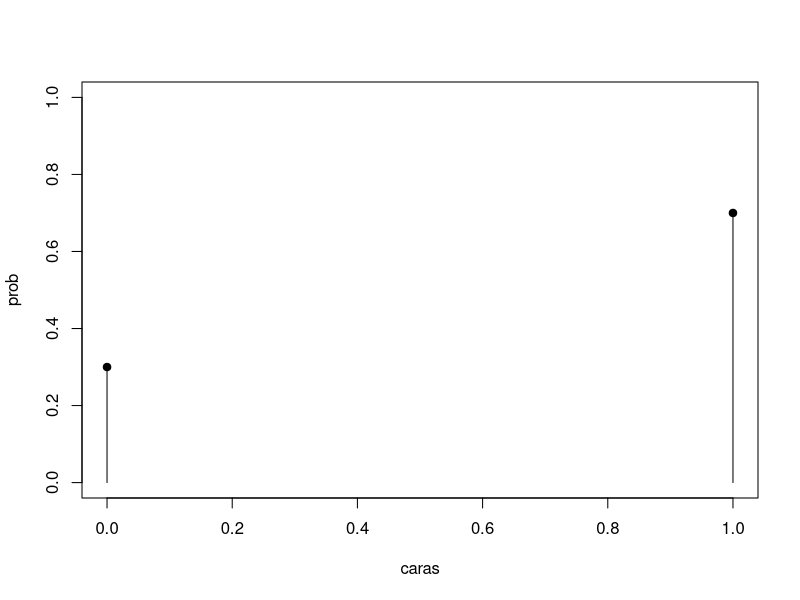
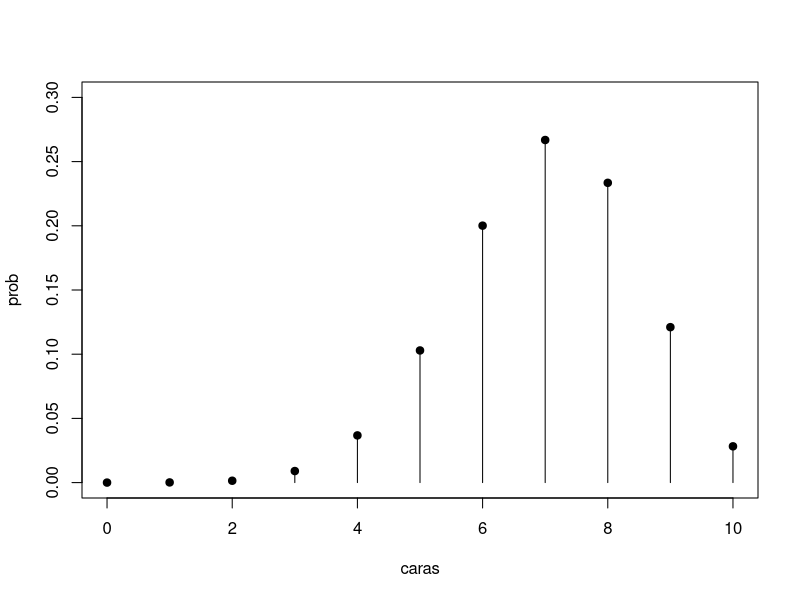
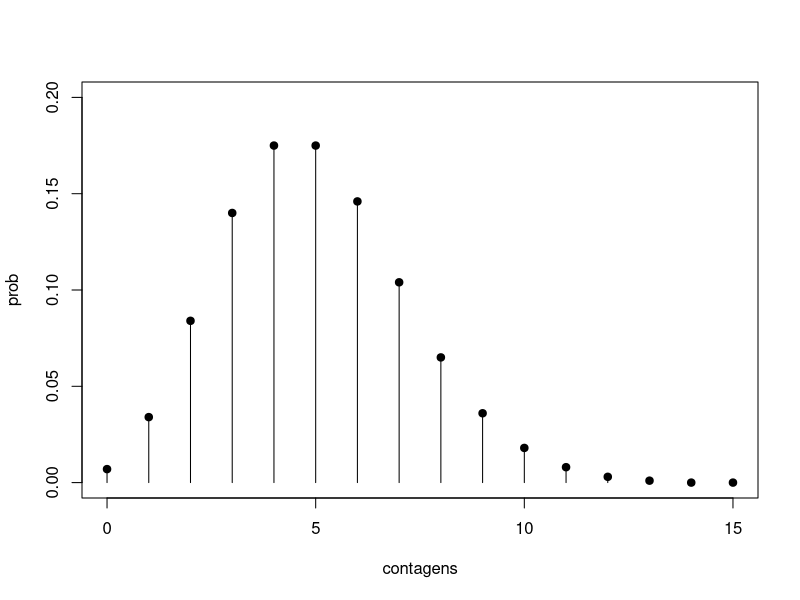
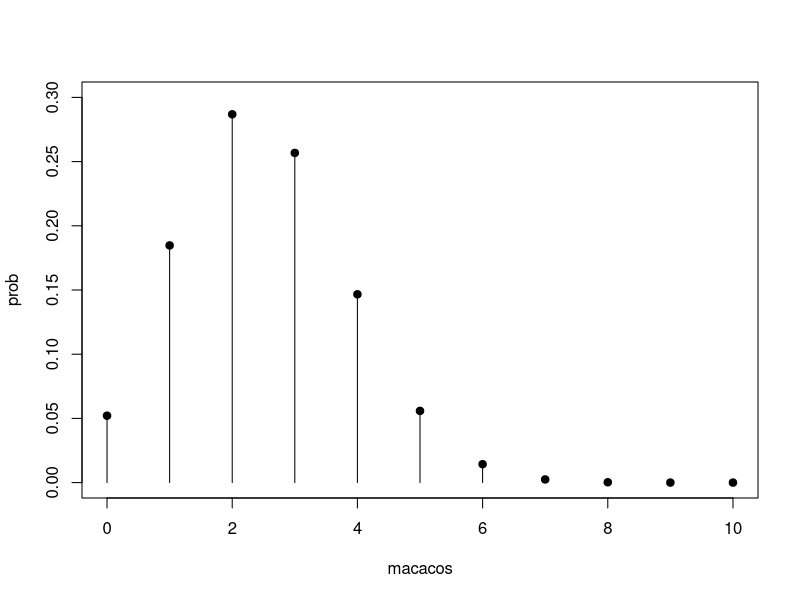
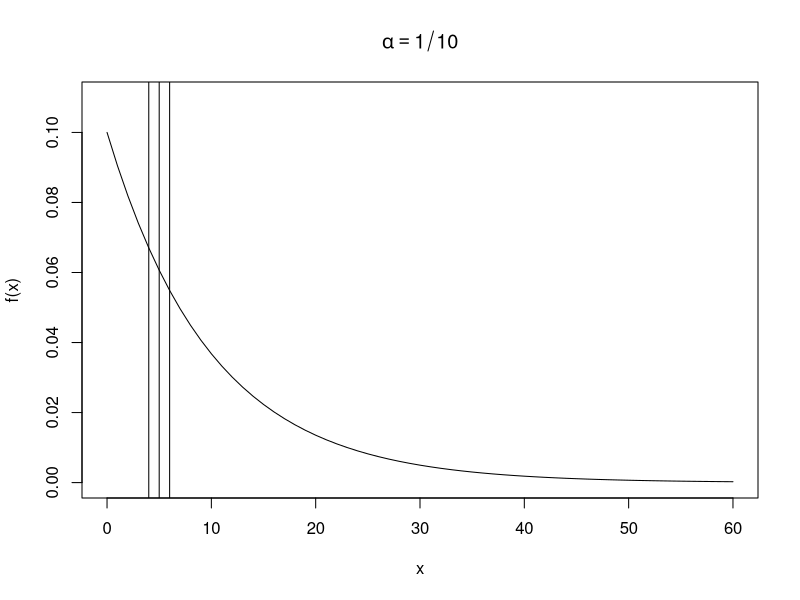
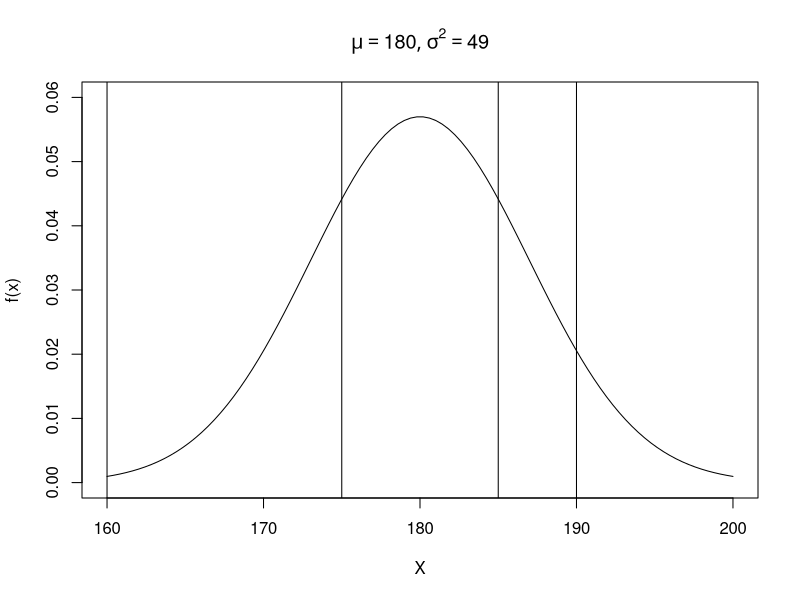

The R source for these figures, in order:
#-----------------------------------------------------------------------
#
# MÉTODOS ESTATÍSTICOS EM PESQUISA CIENTÍFICA - MEPC
# OFERTA 2023
# APOIO COMPUTACIONAL EM LINGUAGEM R
#
#-----------------------------------------------------------------------
# 
# Prof. Lineu Alberto Cavazani de Freitas
# Laboratório de Estatística e Geoinformação
# Departamento de Estatística
# Universidade Federal do Paraná
# URL: https://lineu96.github.io/
#
# AULA 5 - Distribuições de probabilidades no R
#
#-----------------------------------------------------------------------

# O R possui funcionalidades para operações com distribuições de
# probabilidades. 

# Para cada distribuição há 4 operações básicas indicadas pelas letras:

# d: calcula a fp ou fdp em um ponto.
# p: calcula a função de probabilidade acumulada até um ponto.
# q: calcula o quantil correspondente a uma dada probabilidade;
# r: gera uma amostra aleatória da distribuição.

#-----------------------------------------------------------------------

# Bernoulli

## Variável aleatória assume apenas os valores 0 (“fracasso”) ou 1 
## (“sucesso”).

## Considere o lançamento de uma moeda em que a probabilidade de
## cara é 0,7 e a probabilidade de coroa é 0,3. Considere que "cara"
## representa um sucesso e "coroa" um fracasso.

caras <- 0:1

prob <- dbinom(caras, size = 1, prob = 0.7)

prob_ac <- pbinom(caras, size = 1, prob = 0.7)

ex_bernoulli <- data.frame(caras,
                           prob,
                           prob_ac)

ex_bernoulli

sum(ex_bernoulli$prob)

plot(prob~caras, ex_bernoulli, 
     type = 'h', ylim = c(0,1))

points(x = ex_bernoulli$caras,
       y = ex_bernoulli$prob,
       pch = 19)

#-----------------------------------------------------------------------

# Binomial

## Experimento aleatório que consiste de mais de uma tentativa
## de Bernoulli. 

## Cada tentativa é o desfecho de uma variável dicotômica.

## As tentativas devem ser independentes. 

## A probabilidade de sucesso em cada tentativa é constante.

## A variável aleatória representa o número de sucessos em n ensaios de 
## Bernoulli

## Os parâmetros são o número de tentativas (n) e a probabilidade de 
## sucesso (p).

## Suponha o experimento de lançar a moeda viciada do exemplo
## anterior 10 vezes.

caras <- 0:10

prob <- dbinom(caras, size = 10, prob = 0.7)

prob_ac <- pbinom(caras, size = 10, prob = 0.7)

ex_binom <- data.frame(caras,
                       prob,
                       prob_ac)

ex_binom

sum(ex_binom$prob)

plot(prob~caras, ex_binom, 
     type = 'h', ylim = c(0,0.3))

points(x = ex_binom$caras, 
       y = ex_binom$prob,
       pch = 19)

# P(X = 1)
dbinom(x = 1, size = 10, prob = 0.7)

# P(X = 3)
dbinom(x = 3, size = 10, prob = 0.7)

#P(6 <= X <= 8) = P(X = 6) + P(X = 7) + P(X = 8)
dbinom(x = 6, size = 10, prob = 0.7) +
  dbinom(x = 7, size = 10, prob = 0.7) +
  dbinom(x = 8, size = 10, prob = 0.7)

#-----------------------------------------------------------------------

# Exemplo Poisson

## Distribuição usada para modelar problemas de contagens.

## Número de eventos em um domínio (como tempo e espaço).

## Taxa de ocorrência constante (probabilidade de um evento é a
## mesma para qualquer unidade de mesma dimensão).

## Independência entre domínios disjuntos.

##  Taxa proporcional ao tamanho do domínio.

## A variável aleatória representa o número de ocorrências em
## um intervalo.

## Suponha que o número de requisições feitas a determinado site do
## governo se comporta segundo uma distribuição de Poisson com taxa
## de 5 requisições por minuto.

contagens <- 0:15

prob <- round(dpois(contagens, lambda = 5), 3)

prob_ac <- round(ppois(contagens, lambda = 5), 3)

ex_poisson <- data.frame(contagens,
                         prob,
                         prob_ac)

ex_poisson

sum(ex_poisson$prob)

plot(prob~contagens, ex_poisson, 
     type = 'h', ylim = c(0,0.2))

points(x = ex_poisson$contagens, 
       y = ex_poisson$prob,
       pch = 19)

# Qual a probabilidade de não haver 
# requisições em um minuto?
dpois(x = 0, lambda = 5)

# Qual a probabilidade de haver 10 
# requisições em um minuto?
dpois(x = 10, lambda = 5)

# Qual a probabilidade de haver entre 3 e 6 
# requisições em um minuto?
dpois(x = 3, lambda = 5) + 
  dpois(x = 4, lambda = 5) + 
  dpois(x = 5, lambda = 5) +
  dpois(x = 6, lambda = 5)

ppois(6, lambda = 5) - ppois(2, lambda = 5)

#-----------------------------------------------------------------------

# Exemplo hipergeométrica

## Amostrar sem reposição um número de elementos de um conjunto em 
## que dois resultados possíveis (sucesso ou fracasso).

## Todos os elementos têm igual probabilidade de serem amostrados.

## Conjunto de m + n objetos.
## m > 0 são considerados como sucesso.
## n > 0 são considerados como fracasso.
## Sorteia-se de r objetos r < m + n, ao acaso e sem reposição.
## A variável aleatória é o número de objetos do tipo sucesso.

## Suponha que em um parque estime-se que hajam 200 macacos de
## determinada espécie. Destes macacos, 50 foram capturados,
## marcados e soltos no parque. Se forem amostrados 10 macacos,
## qual a probabilidade de encontrar pelo menos um macaco marcado?

macacos <- 0:10

prob <- dhyper(x = macacos, m = 50, n = 150, 
               k = 10, 
               log = FALSE)

prob_ac <- phyper(macacos, 
                  m = 50, n = 150, k = 10,)

ex_hiper <- data.frame(macacos,
                       prob,
                       prob_ac)

round(ex_hiper, 3)

sum(ex_hiper$prob)

plot(prob~macacos, ex_hiper, 
     type = 'h', ylim = c(0,0.3))

points(x = ex_hiper$macacos, 
       y = ex_hiper$prob,
       pch = 19)

# P(X >= 1)

dhyper(x = 1, m=50, n=150, k=10, log = FALSE) +
  dhyper(x = 2, m=50, n=150, k=10, log = FALSE) +
  dhyper(x = 3, m=50, n=150, k=10, log = FALSE) +
  dhyper(x = 4, m=50, n=150, k=10, log = FALSE) +
  dhyper(x = 5, m=50, n=150, k=10, log = FALSE) +
  dhyper(x = 6, m=50, n=150, k=10, log = FALSE) +
  dhyper(x = 7, m=50, n=150, k=10, log = FALSE) +
  dhyper(x = 8, m=50, n=150, k=10, log = FALSE) +
  dhyper(x = 9, m=50, n=150, k=10, log = FALSE) +
  dhyper(x = 10, m=50, n=150, k=10, log = FALSE)

sum(dhyper(x = 1:10, m=50, n=150, k=10, 
           log = FALSE))

1 - dhyper(x = 0, m=50, n=150, k=10, log = FALSE)

phyper(0, m=50, n=150, k=10, log = FALSE, lower.tail = FALSE)

#-----------------------------------------------------------------------

# Exemplo exponencial

## Usada para modelar variáveis aleatórias contínuas não negativas.

## Muito usada para modelar problemas que dizem respeito ao
## tempo até ocorrência de um evento.

## Tem como característica a falta de memória.
## Propensão à falha independe do tempo decorrido.

## A duração do atendimento de cada cliente pelo sistema drive-thru
## de uma rede fast food tem distribuição Exponencial com tempo
## médio de atendimento de 10 minutos, o que implica em α = 1/10.

plot(0:60, dexp(x = 0:60, rate = 1/10), type = "l",
     xlab = "x", ylab = "f(x)", 
     main = expression(alpha == 1/10),
     ylim = c(0,0.11), axes = TRUE)

#P(X<5)
abline(v = 5)
pexp(q = 5, rate = 1/10)
exp(-1/10 * 0) - exp(-1/10 * 5)

# P(4<X<6)
abline(v = c(4,6))
pexp(q = 6, rate = 1/10) - pexp(q = 4, rate = 1/10)

#-----------------------------------------------------------------------

# Exemplo normal

## Modela variáveis aleatórias contínuas não limitadas.

## Tem comportamento simétrico: média, mediana e moda coincidem.

## A função densidade de probabilidade é complexa.

## A integral da função não tem forma fechada.

## São necessários métodos numéricos ou a consulta a tabelas.

## Considere que altura de indivíduos de determinada modalidade
## esportiva se comporta como um modelo Normal com média 180 cm
## e variância de 49 cm.

plot(seq(160, 200, length=100), type = "l", 
     xlab = "X", ylab = "f(x)",
     y = dnorm(x = seq(160, 200, length=100), 
               mean = 180, sd = sqrt(49)),
     main = expression(list(mu == 180, 
                            sigma^2 == 49)),
     ylim = c(0,0.06))

# P(X > 190)
abline(v = 190)
1-pnorm(q = 190, mean = 180, sd = sqrt(49))

# P(X < 160)
abline(v = 160)
pnorm(q = 160, mean = 180, sd = sqrt(49))

# P(175 < X < 185)
abline(v = c(175, 185))

pnorm(q = 185, mean = 180, sd = sqrt(49)) - 
  pnorm(q = 175, mean = 180, sd = sqrt(49))

#-----------------------------------------------------------------------

# SUGESTÃO 

## Busque replicar os procedimentos com outas distribuições vistas em
## aula: Binomial negativa, Geométrica, Uniforme, Gama, etc.

## Algumas outras distribuições disponíveis no R:

### Beta: pbeta	qbeta	dbeta	rbeta

### Cauchy: pcauchy	qcauchy	dcauchy	rcauchy

### Chi-Square: pchisq	qchisq	dchisq	rchisq

### F: pf	qf	df	rf

### Gamma: pgamma	qgamma	dgamma	rgamma

### Geometric: pgeom	qgeom	dgeom	rgeom

### Logistic: plogis	qlogis	dlogis	rlogis

### Log Normal: plnorm	qlnorm	dlnorm	rlnorm

### Negative Binomial: pnbinom	qnbinom	dnbinom	rnbinom

### Student t: pt	qt	dt	rt

### Uniform: punif	qunif	dunif	runif

### Weibull: pweibull	qweibull	dweibull	rweibull

#-----------------------------------------------------------------------

# CRAN Task View: Probability Distributions

# https://cran.r-project.org/web/views/Distributions.html

#-----------------------------------------------------------------------